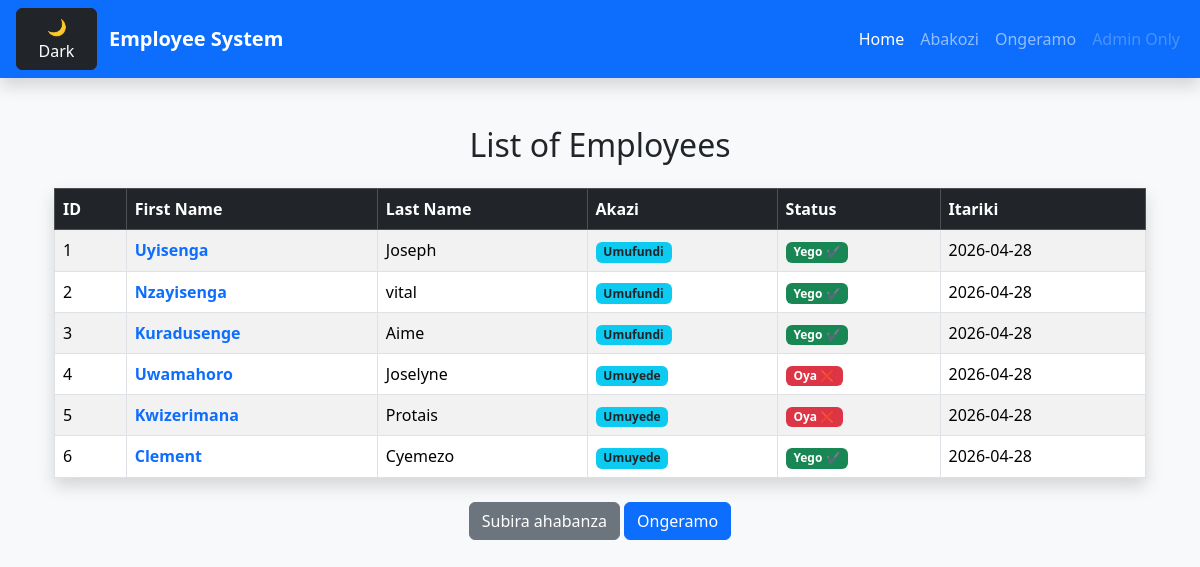
Page /all_workers/ on the committed database.
### employees/models.py (models this page shows, shortened)
class Abakozi(models.Model):
    first_name = models.CharField(max_length=100, null=True)
    last_name = models.CharField(max_length=100, null=True)
    akazi = models.CharField(max_length=100)
    arakora = models.BooleanField(default=True)
    itariki = models.DateTimeField()

### employees/views.py (the view)
# urls.py: path("all_workers/", views.all_workers, name = 'all_workers'),
def all_workers(request):
    list_employees = Abakozi.objects.all()
    return render(request, 'employees/all_workers.html', {'list_employees': list_employees})

### employees/templates/employees/all_workers.html (shortened to what this page needs)
{% extends 'employees/index.html' %}
{% block content %}
<div class="container mt-4">
    <h2 class="mb-4 text-center">List of Employees</h2>
    <table class="table table-striped table-hover table-bordered shadow">
        <thead class="table-dark">
            <tr>
                <th>ID</th>
                <th>First Name</th>
                <th>Last Name</th>
                <th>Akazi</th>
                <th>Status</th>
                <th>Itariki</th>
            </tr>
        </thead>
        <tbody>
            {% for x in list_employees %}
            <tr>
                <td>{{ x.id }}</td>
                <td>
                    <a href="{% url 'detail' x.id %}" class="text-decoration-none fw-bold">
                        {{ x.first_name }}
                    </a>
                </td>
                <td>{{ x.last_name }}</td>
                <td>
                    <span class="badge bg-info text-dark">
                        {{ x.akazi }}
                    </span>
                </td>
                <td>
                    {% if x.arakora %}
                    <span class="badge bg-success">Yego ✔</span>
                    {% else %}
                    <span class="badge bg-danger">Oya ❌</span>
                    {% endif %}
                </td>
                <td>{{ x.itariki|date:"Y-m-d" }}</td>
            </tr>
            {% endfor %}
        </tbody>
    </table>
    <div class="text-center mt-4">
        <a href="{% url 'home' %}" class="btn btn-secondary">
            Subira ahabanza
        </a>
        <a class="btn btn-primary" href=" {% url 'add_worker' %}">Ongeramo</a>
    </div>
</div>
{% endblock %}

### employees/templates/employees/index.html (shortened to what this page needs)
{% load static %}
<!DOCTYPE html>
<html lang="en">
<head>
    <link href="https://cdn.jsdelivr.net/npm/bootstrap@5.3.8/dist/css/bootstrap.min.css" rel="stylesheet">
    <link rel="stylesheet" href="{% static 'styles/style.css' %}">
</head>
<body class="bg-light">
    <nav class="navbar navbar-expand-lg navbar-dark bg-primary shadow">
        <button onclick="toggleDarkMode()" class="btn btn-dark ms-3">
            🌙 Dark
        </button>
        <div class="container">
            <a class="navbar-brand fw-bold" href="#">Employee System</a>
            <div>
                <ul class="navbar-nav ms-auto">
                    <li class="nav-item">
                        <a class="nav-link active" href="{% url 'home' %}">Home</a>
                    </li>
                    <li class="nav-item">
                        <a class="nav-link" href="{% url 'all_workers' %}">Abakozi</a>
                    </li>
                    <li class="nav-item">
                        <a class="nav-link" href="{% url 'add_worker' %}">Ongeramo</a>
                    </li>
                    <li class="nav-item">
                        {% if user.is_authenticated %}
                        <a class="nav-link" href="{% url 'admin:index' %}">Delete</a>
                        {% else %}
                        <a class="nav-link disabled">Admin Only</a>
                        {% endif %}
                    </li>
                </ul>
            </div>
        </div>
    </nav>
    <div class="container mt-5">
        {% block content %}{% endblock %}
    </div>
</body>
</html>

### rows in the picture
Abakozi: id "1", first_name "Uyisenga", last_name "Joseph", akazi "Umufundi", arakora "Yego ✔", itariki "2026-04-28"
Abakozi: id "2", first_name "Nzayisenga", last_name "vital", akazi "Umufundi", arakora "Yego ✔", itariki "2026-04-28"
Abakozi: id "3", first_name "Kuradusenge", last_name "Aime", akazi "Umufundi", arakora "Yego ✔", itariki "2026-04-28"
Abakozi: id "4", first_name "Uwamahoro", last_name "Joselyne", akazi "Umuyede", arakora "Oya ❌", itariki "2026-04-28"
Abakozi: id "5", first_name "Kwizerimana", last_name "Protais", akazi "Umuyede", arakora "Oya ❌", itariki "2026-04-28"
Abakozi: id "6", first_name "Clement", last_name "Cyemezo", akazi "Umuyede", arakora "Yego ✔", itariki "2026-04-28"
